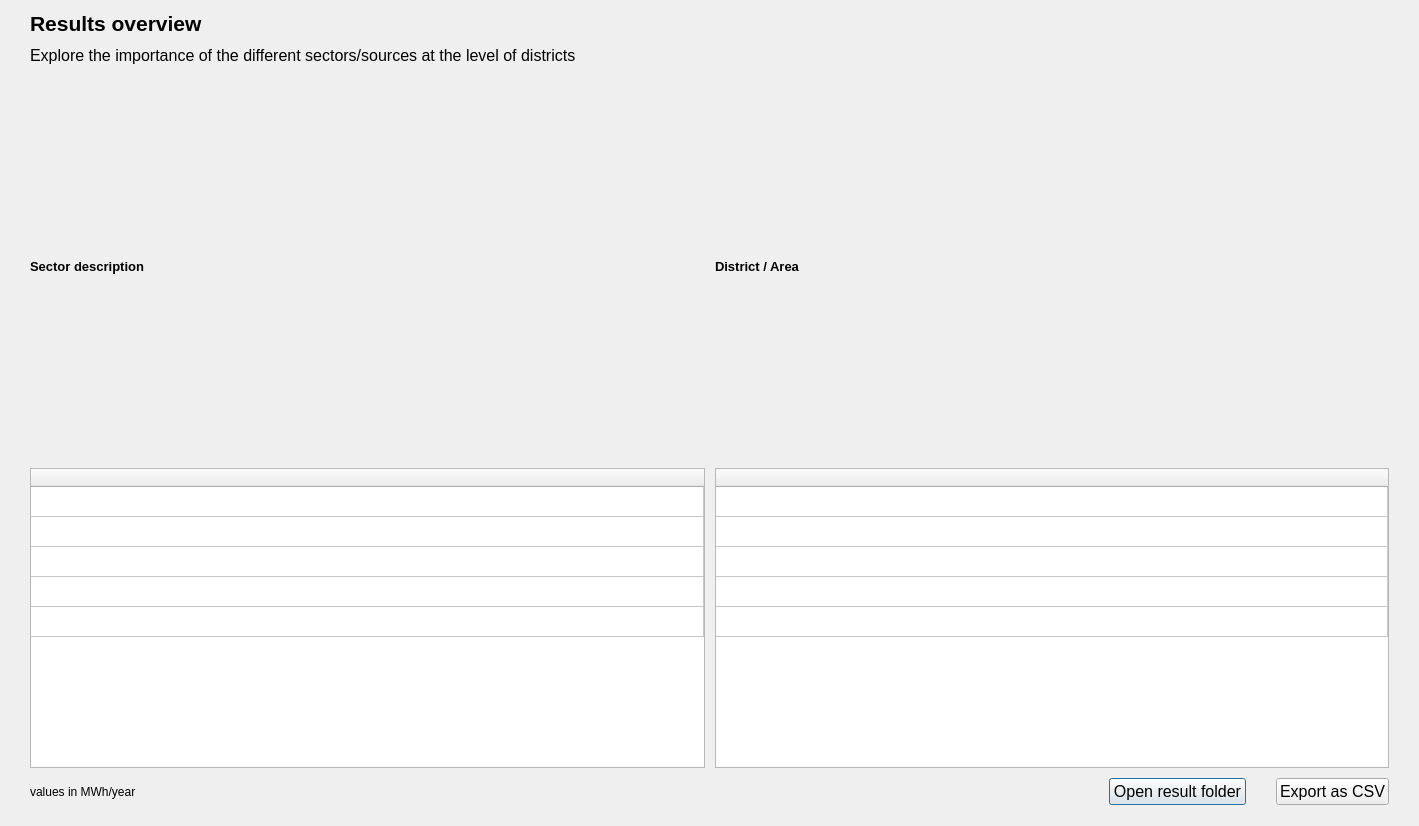
<?xml version="1.0" encoding="UTF-8"?>
<ui version="4.0">
 <class>window</class>
 <widget class="QDialog" name="window">
  <property name="enabled">
   <bool>true</bool>
  </property>
  <property name="geometry">
   <rect>
    <x>0</x>
    <y>0</y>
    <width>1419</width>
    <height>826</height>
   </rect>
  </property>
  <property name="windowTitle">
   <string>Results overview</string>
  </property>
  <layout class="QVBoxLayout" name="verticalLayout_4">
   <property name="leftMargin">
    <number>30</number>
   </property>
   <property name="rightMargin">
    <number>30</number>
   </property>
   <item>
    <layout class="QVBoxLayout" name="verticalLayout">
     <property name="spacing">
      <number>10</number>
     </property>
     <property name="sizeConstraint">
      <enum>QLayout::SetFixedSize</enum>
     </property>
     <property name="bottomMargin">
      <number>10</number>
     </property>
     <item>
      <widget class="QLabel" name="label_2">
       <property name="maximumSize">
        <size>
         <width>16777215</width>
         <height>9999</height>
        </size>
       </property>
       <property name="font">
        <font>
         <pointsize>16</pointsize>
         <weight>75</weight>
         <bold>true</bold>
        </font>
       </property>
       <property name="text">
        <string>Results overview</string>
       </property>
      </widget>
     </item>
     <item>
      <widget class="QLabel" name="label_3">
       <property name="maximumSize">
        <size>
         <width>16777215</width>
         <height>9999</height>
        </size>
       </property>
       <property name="font">
        <font>
         <pointsize>12</pointsize>
        </font>
       </property>
       <property name="text">
        <string>Explore the importance of the different sectors/sources at the level of districts</string>
       </property>
      </widget>
     </item>
     <item>
      <layout class="QHBoxLayout" name="horizontalLayout">
       <item>
        <layout class="QVBoxLayout" name="verticalLayout_2">
         <item>
          <widget class="QLabel" name="label_4">
           <property name="minimumSize">
            <size>
             <width>200</width>
             <height>30</height>
            </size>
           </property>
           <property name="font">
            <font>
             <pointsize>10</pointsize>
             <weight>75</weight>
             <bold>true</bold>
            </font>
           </property>
           <property name="text">
            <string>Sector description</string>
           </property>
          </widget>
         </item>
         <item>
          <widget class="QTableWidget" name="sectorTable">
           <property name="maximumSize">
            <size>
             <width>16777215</width>
             <height>300</height>
            </size>
           </property>
           <property name="editTriggers">
            <set>QAbstractItemView::NoEditTriggers</set>
           </property>
           <property name="alternatingRowColors">
            <bool>false</bool>
           </property>
           <property name="selectionMode">
            <enum>QAbstractItemView::MultiSelection</enum>
           </property>
           <property name="sortingEnabled">
            <bool>true</bool>
           </property>
           <property name="columnCount">
            <number>1</number>
           </property>
           <attribute name="horizontalHeaderVisible">
            <bool>true</bool>
           </attribute>
           <attribute name="horizontalHeaderMinimumSectionSize">
            <number>30</number>
           </attribute>
           <attribute name="horizontalHeaderStretchLastSection">
            <bool>true</bool>
           </attribute>
           <attribute name="verticalHeaderVisible">
            <bool>false</bool>
           </attribute>
           <attribute name="verticalHeaderDefaultSectionSize">
            <number>30</number>
           </attribute>
           <row>
            <property name="text">
             <string>New Row</string>
            </property>
           </row>
           <row>
            <property name="text">
             <string>New Row</string>
            </property>
           </row>
           <row>
            <property name="text">
             <string>New Row</string>
            </property>
           </row>
           <row>
            <property name="text">
             <string>New Row</string>
            </property>
           </row>
           <row>
            <property name="text">
             <string>New Row</string>
            </property>
           </row>
           <column>
            <property name="text">
             <string/>
            </property>
           </column>
          </widget>
         </item>
        </layout>
       </item>
       <item>
        <layout class="QVBoxLayout" name="verticalLayout_3">
         <item>
          <widget class="QLabel" name="label_5">
           <property name="minimumSize">
            <size>
             <width>200</width>
             <height>30</height>
            </size>
           </property>
           <property name="font">
            <font>
             <pointsize>10</pointsize>
             <weight>75</weight>
             <bold>true</bold>
            </font>
           </property>
           <property name="text">
            <string>District / Area</string>
           </property>
          </widget>
         </item>
         <item>
          <widget class="QTableWidget" name="districtTable">
           <property name="maximumSize">
            <size>
             <width>16777215</width>
             <height>300</height>
            </size>
           </property>
           <property name="frameShadow">
            <enum>QFrame::Sunken</enum>
           </property>
           <property name="editTriggers">
            <set>QAbstractItemView::NoEditTriggers</set>
           </property>
           <property name="alternatingRowColors">
            <bool>false</bool>
           </property>
           <property name="selectionMode">
            <enum>QAbstractItemView::MultiSelection</enum>
           </property>
           <property name="sortingEnabled">
            <bool>true</bool>
           </property>
           <property name="columnCount">
            <number>1</number>
           </property>
           <attribute name="horizontalHeaderVisible">
            <bool>true</bool>
           </attribute>
           <attribute name="horizontalHeaderCascadingSectionResizes">
            <bool>false</bool>
           </attribute>
           <attribute name="horizontalHeaderStretchLastSection">
            <bool>true</bool>
           </attribute>
           <attribute name="verticalHeaderVisible">
            <bool>false</bool>
           </attribute>
           <attribute name="verticalHeaderDefaultSectionSize">
            <number>30</number>
           </attribute>
           <row>
            <property name="text">
             <string>New Row</string>
            </property>
           </row>
           <row>
            <property name="text">
             <string>New Row</string>
            </property>
           </row>
           <row>
            <property name="text">
             <string>New Row</string>
            </property>
           </row>
           <row>
            <property name="text">
             <string>New Row</string>
            </property>
           </row>
           <row>
            <property name="text">
             <string>New Row</string>
            </property>
           </row>
           <column>
            <property name="text">
             <string/>
            </property>
           </column>
          </widget>
         </item>
        </layout>
       </item>
      </layout>
     </item>
     <item>
      <layout class="QHBoxLayout" name="horizontalLayout_2">
       <item>
        <widget class="QLabel" name="label">
         <property name="text">
          <string>values in MWh/year</string>
         </property>
        </widget>
       </item>
       <item>
        <spacer name="horizontalSpacer_3">
         <property name="orientation">
          <enum>Qt::Horizontal</enum>
         </property>
         <property name="sizeHint" stdset="0">
          <size>
           <width>40</width>
           <height>20</height>
          </size>
         </property>
        </spacer>
       </item>
       <item>
        <widget class="QPushButton" name="folderButton">
         <property name="font">
          <font>
           <pointsize>12</pointsize>
          </font>
         </property>
         <property name="text">
          <string>Open result folder</string>
         </property>
        </widget>
       </item>
       <item>
        <spacer name="horizontalSpacer">
         <property name="orientation">
          <enum>Qt::Horizontal</enum>
         </property>
         <property name="sizeType">
          <enum>QSizePolicy::Fixed</enum>
         </property>
         <property name="sizeHint" stdset="0">
          <size>
           <width>20</width>
           <height>20</height>
          </size>
         </property>
        </spacer>
       </item>
       <item>
        <widget class="QPushButton" name="exportButton">
         <property name="sizePolicy">
          <sizepolicy hsizetype="Preferred" vsizetype="Preferred">
           <horstretch>0</horstretch>
           <verstretch>0</verstretch>
          </sizepolicy>
         </property>
         <property name="minimumSize">
          <size>
           <width>0</width>
           <height>0</height>
          </size>
         </property>
         <property name="font">
          <font>
           <pointsize>12</pointsize>
          </font>
         </property>
         <property name="text">
          <string>Export as CSV</string>
         </property>
         <property name="icon">
          <iconset>
           <normaloff>:/plugins/PlanheatMappingModule/PLANHEAT/download.svg</normaloff>:/plugins/PlanheatMappingModule/PLANHEAT/download.svg</iconset>
         </property>
        </widget>
       </item>
      </layout>
     </item>
    </layout>
   </item>
  </layout>
 </widget>
 <resources/>
 <connections/>
</ui>
